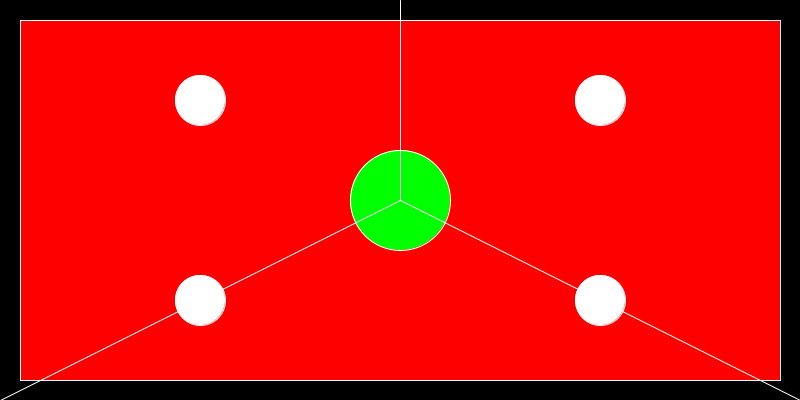
Frame 1 (no input)
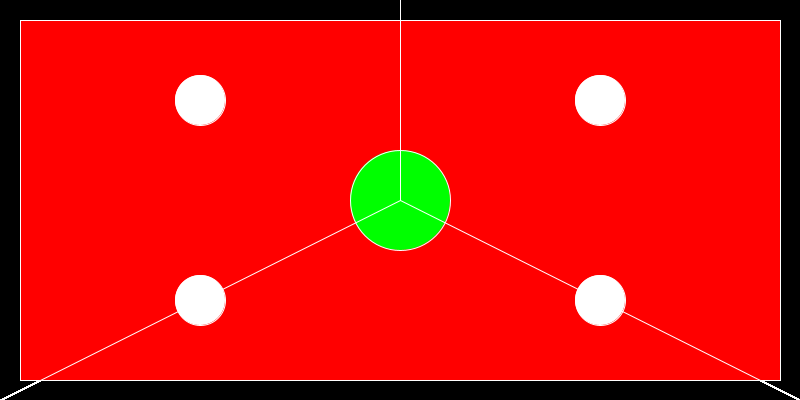
Frame 60 (the mouse pressed at the canvas centre just before this capture)
Frame 120 (the mouse held since frame 60 and released just before this capture): identical to frame 60, image omitted

The Processing sketch that drew these frames (run headless with seeded random() and noise(); from frame 60 on, the mouse is pressed at the canvas centre):

// Processing sketch: Chapter1B
// ── Chapter1B.pde
float dia = 50;
float circleX;
float circleY;
float rectX;
float rectY;
float rectDiaX;
float rectDiaY;

void setup()  {
 size(800, 400);
 background(0);
 smooth();
 stroke(255); 
 ellipseMode(CENTER);
 rectMode(CENTER);
 frameRate(30);
 rectX = width/2;
 rectY = height/2;
 rectDiaX = width - 40;
 rectDiaY = height - 40; 
 println("Length of screen width " + displayWidth); //1920
 println("Length of screen height " + displayHeight); //1080
}

void draw()  {
  
  //println(frameCount);
  fill(255, 0, 0);
  rect(rectX, rectY, rectDiaX, rectDiaY);
  fill(0, 255, 0);
  ellipse(width/2, height/2, 100, 100);
  
  
  fill(255);  
  //Four quarter circles
  ellipse(circleX + width/4, circleY + 100, dia, dia);
  ellipse(circleX + 3*width/4, circleY + 100, dia, dia);
  ellipse(circleX + width/4, circleY + 3*height/4, dia, dia);
  ellipse(circleX + 3*width/4, circleY + 3*height/4, dia, dia);
  
  //Three lines
  line(width/2, 0, width/2, height/2); 
  line(width/2, height/2, 0, height);
  line(width/2, height/2, width, height);
  
  
}
